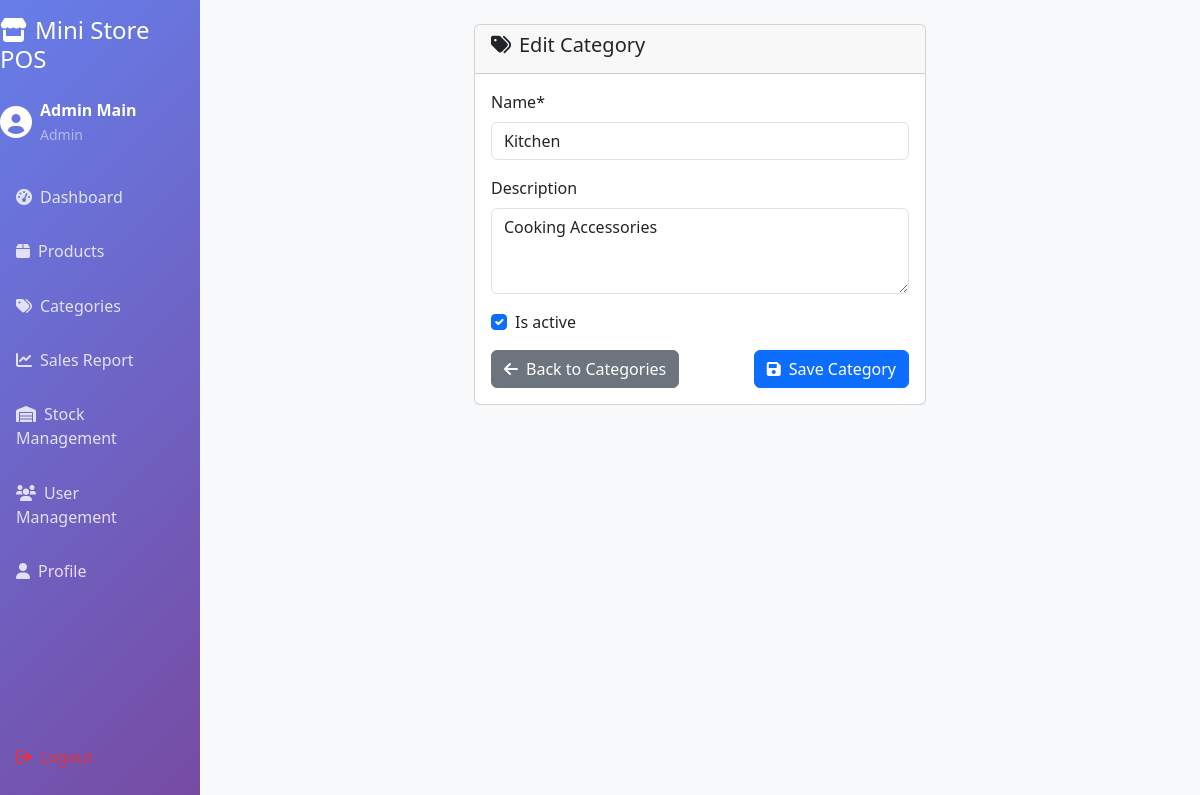
Screenshot of /categories/9/edit/ (signed in) with the database file from the repository.
### pos/models.py (models this page shows, shortened)
class UserProfile(models.Model):
    ROLE_CHOICES = [
        ('admin', 'Admin'),
        ('cashier', 'Cashier'),
    ]
    user = models.OneToOneField(User, on_delete=models.CASCADE)
    role = models.CharField(max_length=20, choices=ROLE_CHOICES)
    phone = models.CharField(max_length=15, blank=True)
    created_at = models.DateTimeField(auto_now_add=True)

class Category(models.Model):
    name = models.CharField(max_length=100, unique=True)
    description = models.TextField(blank=True)
    is_active = models.BooleanField(default=True)
    created_at = models.DateTimeField(auto_now_add=True)
    class Meta:
        verbose_name_plural = "Categories"
        ordering = ['name']

### pos/views.py (the view)
# urls.py: path('categories/<int:pk>/edit/', views.category_edit_view, name='category_edit'),
@login_required
def category_edit_view(request, pk):
    if not is_admin(request.user):
        messages.error(request, 'Access denied.')
        return redirect('dashboard')
    category = get_object_or_404(Category, pk=pk)
    if request.method == 'POST':
        form = CategoryForm(request.POST, instance=category)
        if form.is_valid():
            form.save()
            messages.success(request, 'Category updated successfully!')
            return redirect('category_list')
    else:
        form = CategoryForm(instance=category)
    return render(request, 'admin/category_form.html', {'form': form, 'title': 'Edit Category', 'category': category})

### pos/forms.py
class CategoryForm(forms.ModelForm):
    class Meta:
        model = Category
        fields = ['name', 'description', 'is_active']
        widgets = {
            'description': forms.Textarea(attrs={'rows': 3}),
        }

### pos/views.py (called while the page is built)
def is_admin(user):
    return hasattr(user, 'userprofile') and user.userprofile.role == 'admin'

### templates/admin/category_form.html (shortened to what this page needs)
{% extends 'base.html' %}
{% load crispy_forms_tags %}
{% block content %}
<div class="row justify-content-center">
    <div class="col-md-6">
        <div class="card">
            <div class="card-header">
                <h5><i class="fas fa-tags me-2"></i>{{ title }}</h5>
            </div>
            <div class="card-body">
                <form method="post">
                    {{ form|crispy }}
                    <div class="d-flex justify-content-between">
                        <a href="{% url 'category_list' %}" class="btn btn-secondary">
                            <i class="fas fa-arrow-left me-2"></i>Back to Categories
                        </a>
                        <button type="submit" class="btn btn-primary">
                            <i class="fas fa-save me-2"></i>Save Category
                        </button>
                    </div>
                </form>
            </div>
        </div>
    </div>
</div>
{% endblock %}

### templates/base.html (shortened to what this page needs)
<!DOCTYPE html>
<html lang="en">
<head>
  <link href="https://cdnjs.cloudflare.com/ajax/libs/bootstrap/5.3.0/css/bootstrap.min.css" rel="stylesheet">
  <link href="https://cdnjs.cloudflare.com/ajax/libs/font-awesome/6.0.0/css/all.min.css" rel="stylesheet">
</head>
<body class="bg-light">
  <div class="container-fluid">
    <div class="row flex-nowrap">
      {% if user.is_authenticated %}
      <div class="col-auto col-md-3 col-lg-2 px-0 bg-dark sidebar d-none d-md-flex flex-column p-3">
        <h4 class="text-white mb-4">
          <i class="fas fa-store me-2"></i>Mini Store POS
        </h4>
        <div class="user-info text-white mb-4">
          <i class="fas fa-user-circle fa-2x"></i>
          <div>
            <div class="fw-bold">{{ user.first_name }} {{ user.last_name }}</div>
            <small class="text-white-50">{{ user.userprofile.role|title }}</small>
          </div>
        </div>
        <nav class="nav nav-pills flex-column">
          <a class="nav-link" href="{% url 'dashboard' %}">
            <i class="fas fa-tachometer-alt me-2"></i>Dashboard
          </a>
          {% if user.userprofile.role == 'admin' %}
          <a class="nav-link" href="{% url 'product_list' %}">
            <i class="fas fa-box me-2"></i>Products
          </a>
          <a class="nav-link" href="{% url 'category_list' %}">
            <i class="fas fa-tags me-2"></i>Categories
          </a>
          <a class="nav-link" href="{% url 'sales_report' %}">
            <i class="fas fa-chart-line me-2"></i>Sales Report
          </a>
          <a class="nav-link" href="{% url 'stock_management' %}">
            <i class="fas fa-warehouse me-2"></i>Stock Management
          </a>
          <a class="nav-link" href="{% url 'user_management' %}">
            <i class="fas fa-users me-2"></i>User Management
          </a>
          {% endif %}
        </nav>
      <a class="nav-link" href="{% url 'profile' %}">
            <i class="fas fa-user me-2"></i>Profile
        </a>
        <div class="mt-auto">
          <a class="nav-link text-danger" href="{% url 'logout' %}">
            <i class="fas fa-sign-out-alt me-2"></i>Logout
          </a>
        </div>
      </div>
      {% endif %}
      <div class="{% if user.is_authenticated %}col-md-9 col-lg-10{% else %}col-12{% endif %}">
        <main class="p-4">
          {% block content %}
          {% endblock %}
        </main>
      </div>
    </div>
  </div>
</body>
</html>

### templates/base.html (style rules this page uses)
.sidebar { min-height: 100vh; background: linear-gradient(135deg, #667eea 0%, #764ba2 100%); }
.sidebar .nav-link { color: rgba(255,255,255,0.8); padding: 0.75rem 1rem; margin: 0.2rem 0; border-radius: 0.5rem; transition: all 0.3s; }
.user-info { display: flex; align-items: center; gap: 0.5rem; }

### rows the page displays
Category: name "Kitchen", description "Cooking Accessories", is_active "☑"

### other values shown
{{ user.first_name }} "Admin"
{{ user.last_name }} "Main"
{{ user.userprofile.role|title }} "Admin"
{{ title }} "Edit Category"
